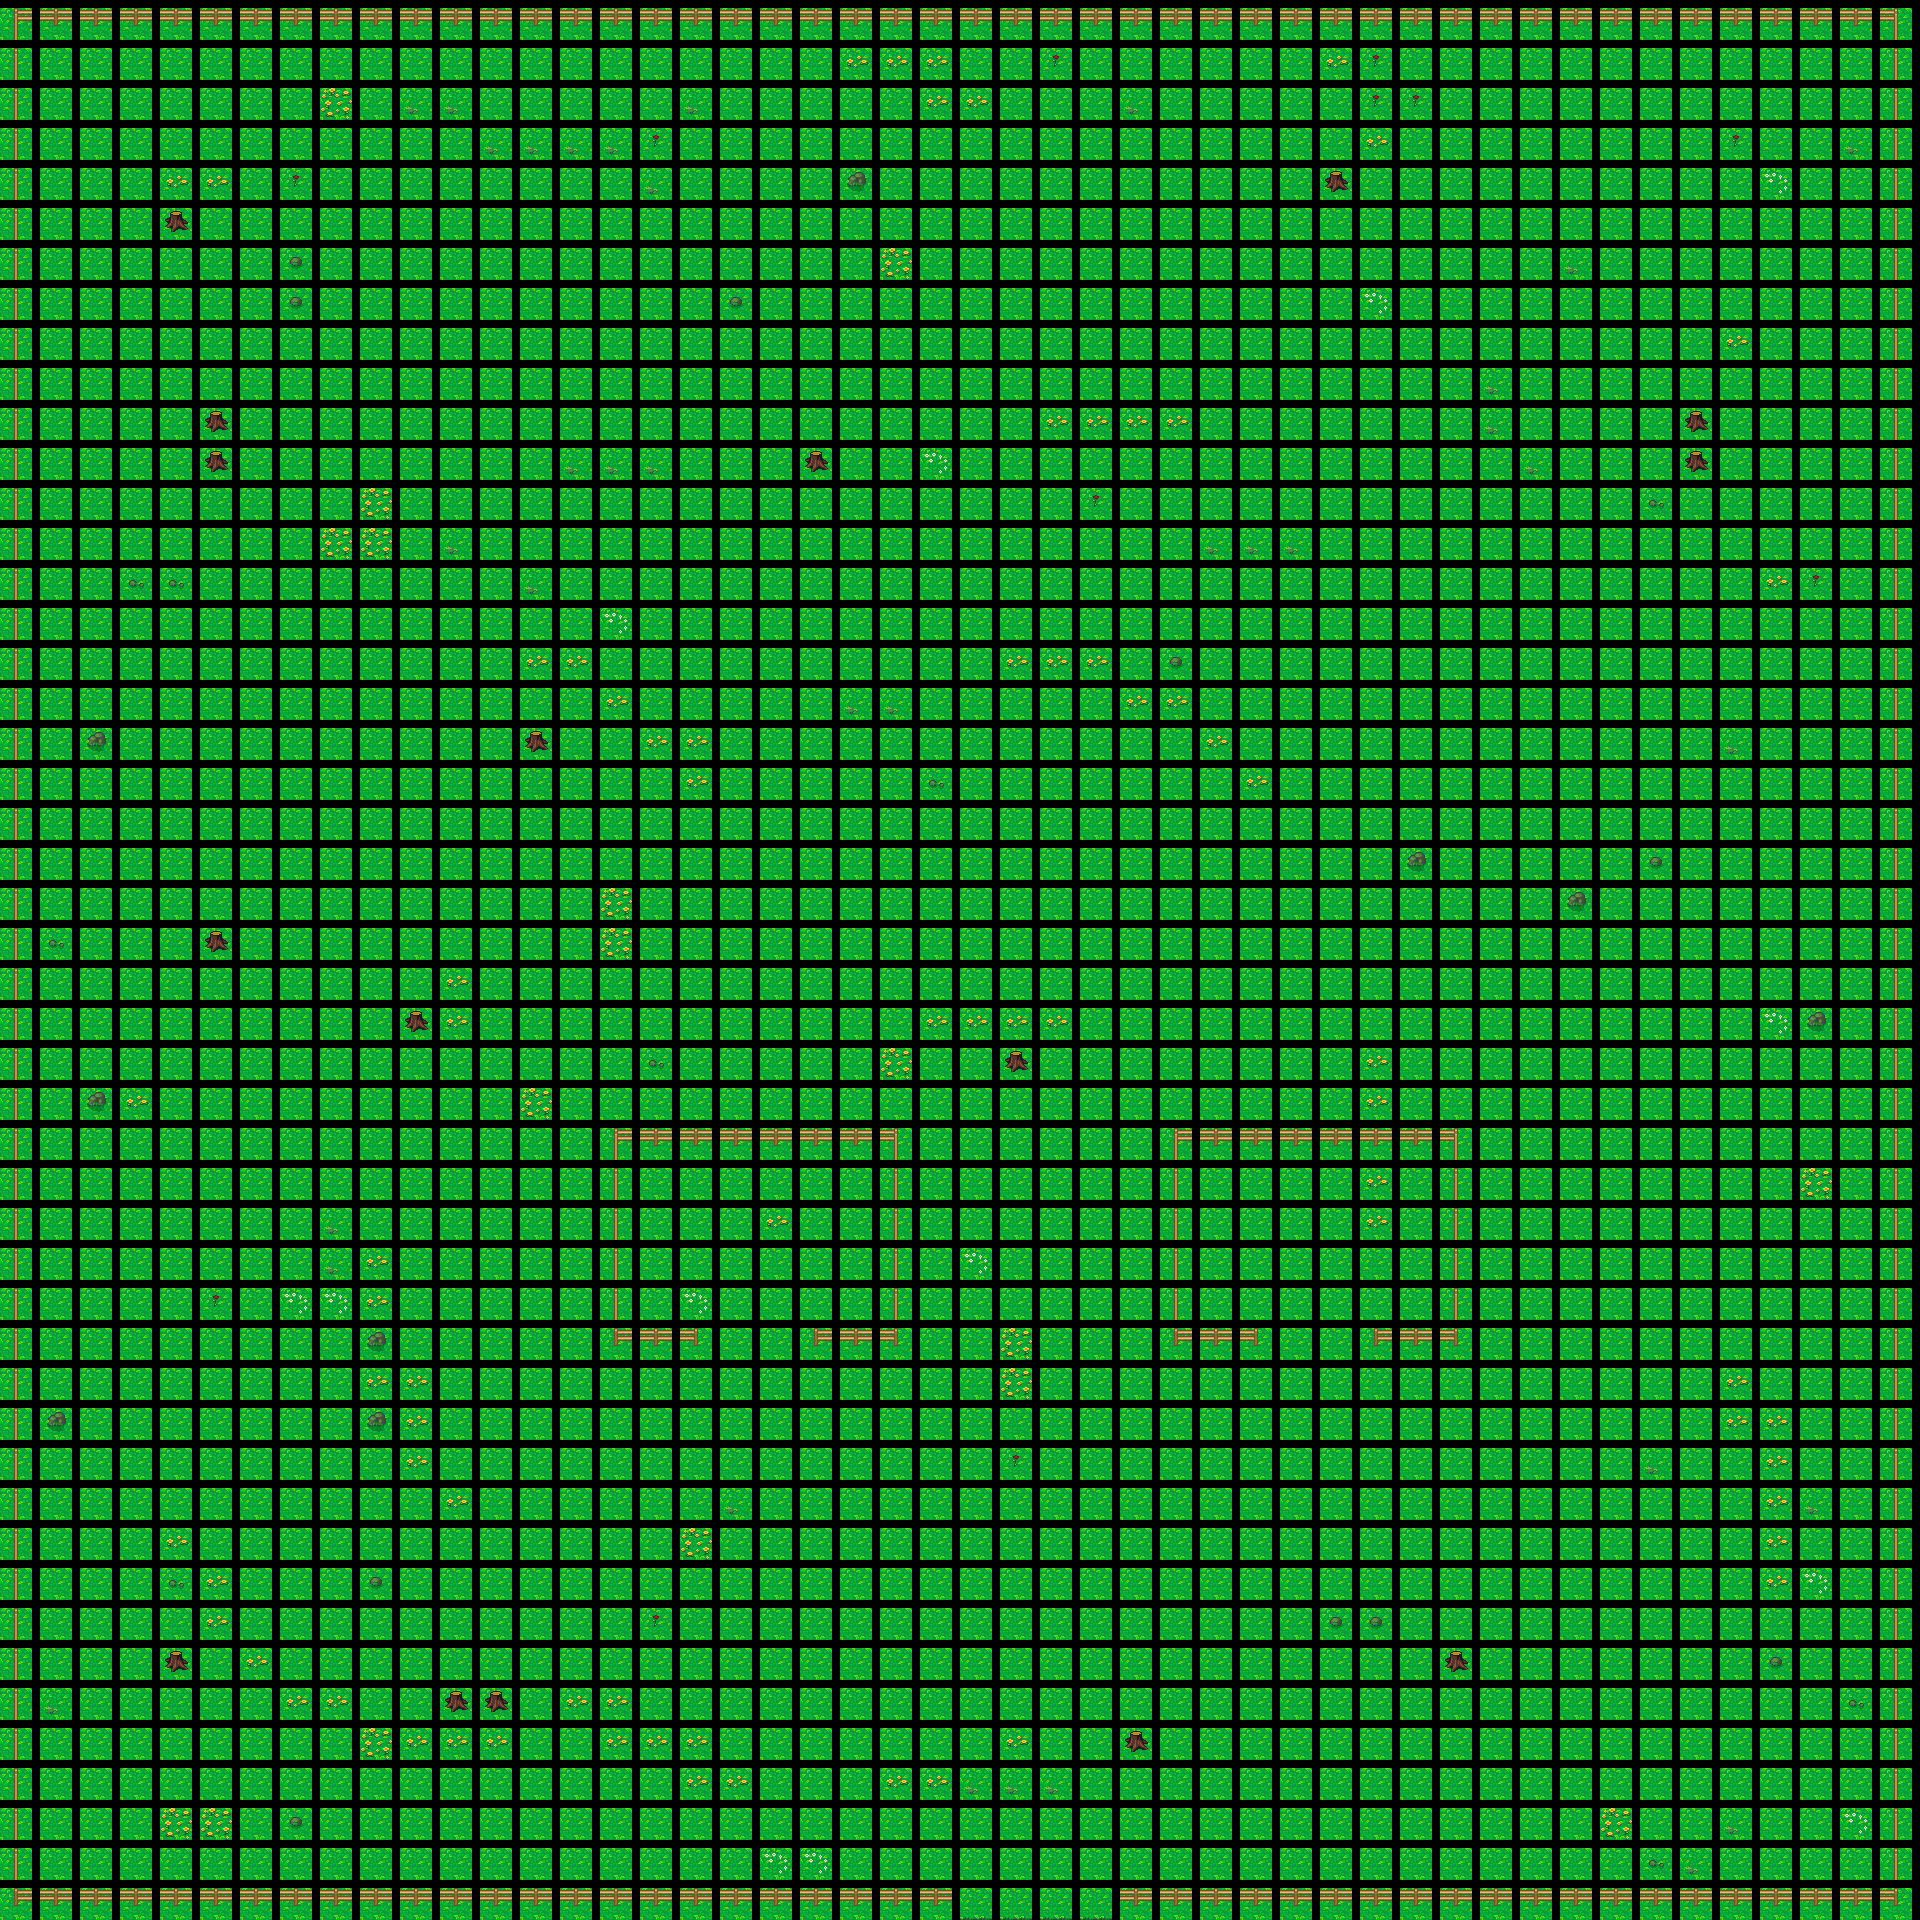

The image is a tile-based game level rendered from a .tmx file. Its description and source (layers, tilesets, objects; grid data summarised) follow:
An orthogonal 48x48 tile map with 40x40 px tiles, 1 tile layer (Прошарок плиток 1), 2 tilesets and 88 objects.

<map version="1.10" tiledversion="1.11.2" orientation="orthogonal" renderorder="right-down" width="48" height="48" tilewidth="40" tileheight="40" infinite="0" nextlayerid="4" nextobjectid="108">
 <tileset firstgid="1" name="object-tiles" tilewidth="48" tileheight="48" tilecount="8" columns="8">
  <image source="object-tiles.png" width="384" height="48" />
  <tile id="0">
   <properties>
    <property name="name" value="Bush" />
   </properties>
  </tile>
  <tile id="1">
   <properties>
    <property name="name" value="Rock" />
   </properties>
  </tile>
  <tile id="2">
   <properties>
    <property name="name" value="Coin" />
   </properties>
  </tile>
  <tile id="3">
   <properties>
    <property name="name" value="Treasure" />
   </properties>
  </tile>
  <tile id="4">
   <properties>
    <property name="name" value="Flyer" />
   </properties>
  </tile>
  <tile id="5">
   <properties>
    <property name="id" value="default" />
    <property name="name" value="NPC" />
    <property name="text" value="Hello, World!" />
   </properties>
  </tile>
  <tile id="6">
   <properties>
    <property name="name" value="ShopHeart" />
   </properties>
  </tile>
  <tile id="7">
   <properties>
    <property name="name" value="ShopArrow" />
   </properties>
  </tile>
 </tileset>
 <tileset firstgid="9" name="adventure-tiles1" tilewidth="32" tileheight="32" tilecount="100" columns="10">
  <image source="adventure-tiles1.png" width="320" height="192" />
 </tileset>
 <layer id="1" name="Прошарок плиток 1" width="48" height="48">
  <data>[2304 cells, 2304 non-empty, 17 distinct tile ids]</data>
 </layer>
 <objectgroup id="2" name="Прошарок об'єктів 1">
  <object id="8" x="600" y="1160" width="40" height="160">
   <properties>
    <property name="name" value="Solid" />
   </properties>
  </object>
  <object id="9" x="600" y="1320" width="120" height="40">
   <properties>
    <property name="name" value="Solid" />
   </properties>
  </object>
  <object id="10" x="800" y="1320" width="120" height="40">
   <properties>
    <property name="name" value="Solid" />
   </properties>
  </object>
  <object id="11" x="880" y="1160" width="40" height="160">
   <properties>
    <property name="name" value="Solid" />
   </properties>
  </object>
  <object id="12" x="600" y="1120" width="320" height="40">
   <properties>
    <property name="name" value="Solid" />
   </properties>
  </object>
  <object id="13" x="1160" y="1120" width="320" height="40">
   <properties>
    <property name="name" value="Solid" />
   </properties>
  </object>
  <object id="14" x="1160" y="1160" width="40" height="160">
   <properties>
    <property name="name" value="Solid" />
   </properties>
  </object>
  <object id="15" x="1160" y="1320" width="120" height="40">
   <properties>
    <property name="name" value="Solid" />
   </properties>
  </object>
  <object id="16" x="1360" y="1320" width="120" height="40">
   <properties>
    <property name="name" value="Solid" />
   </properties>
  </object>
  <object id="17" x="1440" y="1160" width="40" height="160">
   <properties>
    <property name="name" value="Solid" />
   </properties>
  </object>
  <object id="22" x="0" y="1880" width="960" height="40">
   <properties>
    <property name="name" value="Solid" />
   </properties>
  </object>
  <object id="23" x="1120" y="1880" width="800" height="40">
   <properties>
    <property name="name" value="Solid" />
   </properties>
  </object>
  <object id="24" x="1880" y="40" width="40" height="1840">
   <properties>
    <property name="name" value="Solid" />
   </properties>
  </object>
  <object id="25" x="0" y="0" width="1920" height="40">
   <properties>
    <property name="name" value="Solid" />
   </properties>
  </object>
  <object id="26" x="0" y="40" width="40" height="1840">
   <properties>
    <property name="name" value="Solid" />
   </properties>
  </object>
  <object id="28" x="1000" y="1640" width="40" height="40">
   <properties>
    <property name="name" value="Start" />
   </properties>
  </object>
  <object id="31" gid="1" x="1480" y="1440" width="48" height="48" />
  <object id="32" gid="1" x="1440" y="1400" width="48" height="48" />
  <object id="33" gid="1" x="1480" y="1400" width="48" height="48" />
  <object id="34" gid="1" x="1520" y="1560" width="48" height="48" />
  <object id="35" gid="1" x="1480" y="1480" width="48" height="48" />
  <object id="36" gid="1" x="1520" y="1520" width="48" height="48" />
  <object id="37" gid="1" x="1520" y="1600" width="48" height="48" />
  <object id="38" gid="1" x="1520" y="1640" width="48" height="48" />
  <object id="39" gid="1" x="1560" y="1680" width="48" height="48" />
  <object id="40" gid="1" x="1560" y="1760" width="48" height="48" />
  <object id="41" gid="1" x="1560" y="1720" width="48" height="48" />
  <object id="42" gid="1" x="1520" y="1800" width="48" height="48" />
  <object id="43" gid="1" x="1480" y="1840" width="48" height="48" />
  <object id="44" gid="1" x="1440" y="1880" width="48" height="48" />
  <object id="45" gid="1" x="560" y="1400" width="48" height="48" />
  <object id="46" gid="1" x="520" y="1440" width="48" height="48" />
  <object id="47" gid="1" x="520" y="1480" width="48" height="48" />
  <object id="48" gid="1" x="520" y="1520" width="48" height="48" />
  <object id="49" gid="1" x="480" y="1560" width="48" height="48" />
  <object id="50" gid="1" x="480" y="1600" width="48" height="48" />
  <object id="51" gid="1" x="520" y="1680" width="48" height="48" />
  <object id="52" gid="1" x="480" y="1640" width="48" height="48" />
  <object id="53" gid="1" x="480" y="1760" width="48" height="48" />
  <object id="54" gid="1" x="480" y="1720" width="48" height="48" />
  <object id="55" gid="1" x="520" y="1800" width="48" height="48" />
  <object id="56" gid="1" x="520" y="1840" width="48" height="48" />
  <object id="57" gid="1" x="560" y="1880" width="48" height="48" />
  <object id="58" gid="2" x="520" y="1760" width="48" height="48" />
  <object id="59" gid="2" x="480" y="1680" width="48" height="48" />
  <object id="60" gid="2" x="1520" y="1560" width="48" height="48" />
  <object id="61" gid="2" x="1560" y="1800" width="48" height="48" />
  <object id="62" gid="2" x="1520" y="1840" width="48" height="48" />
  <object id="63" gid="1" x="880" y="1120" width="48" height="48" />
  <object id="64" gid="1" x="920" y="1120" width="48" height="48" />
  <object id="65" gid="1" x="920" y="1160" width="48" height="48" />
  <object id="66" gid="1" x="960" y="1160" width="48" height="48" />
  <object id="67" gid="1" x="1000" y="1200" width="48" height="48" />
  <object id="68" gid="1" x="1040" y="1200" width="48" height="48" />
  <object id="69" gid="1" x="1080" y="1160" width="48" height="48" />
  <object id="70" gid="1" x="1120" y="1120" width="48" height="48" />
  <object id="73" gid="1" x="1160" y="1120" width="48" height="48" />
  <object id="76" gid="7" x="1240" y="1280" width="48" height="48" />
  <object id="77" gid="8" x="1360" y="1280" width="48" height="48" />
  <object id="78" gid="3" x="1360" y="1440" width="48" height="48" />
  <object id="79" gid="2" x="240" y="1480" width="48" height="48" />
  <object id="80" gid="2" x="240" y="720" width="48" height="48" />
  <object id="81" gid="2" x="720" y="320" width="48" height="48" />
  <object id="82" gid="2" x="200" y="160" width="48" height="48" />
  <object id="83" gid="2" x="1240" y="560" width="48" height="48" />
  <object id="84" gid="2" x="760" y="920" width="48" height="48" />
  <object id="85" gid="2" x="1720" y="800" width="48" height="48" />
  <object id="86" gid="2" x="1480" y="160" width="48" height="48" />
  <object id="87" gid="2" x="1760" y="1600" width="48" height="48" />
  </objectgroup>
</map>
<!-- 19 of 88 objects omitted -->